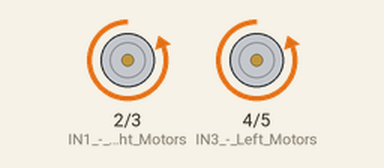
This sketch was run on a simulated Arduino Uno, built with avr-gcc and run on an emulated ATmega328P. Shown: motor-driver pin pairs drawn as motors (green arrow = first pin HIGH = forward, orange = second pin HIGH = backward, longer = more drive).

Above: at 0.1 s.
At 30.1 s:
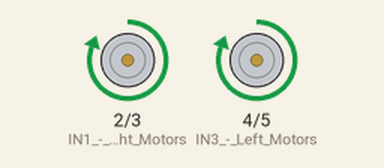
At 90.1 s:
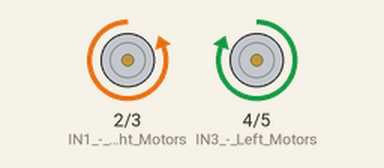
At 125.1 s:
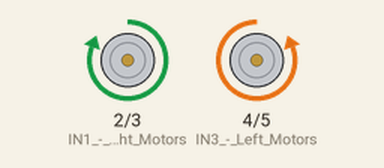
Timing chart, 0 to 126.6 s (numbered marks = the images above):
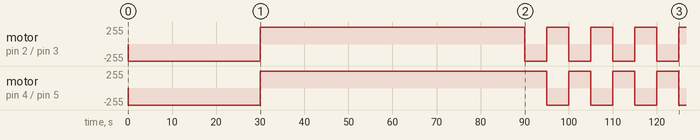

The sketch:

robot_control.ino
```cpp
void setup() {
  pinMode(2, OUTPUT); // IN1 - Right Motors
  pinMode(3, OUTPUT); // IN2 - Right Motors
  pinMode(4, OUTPUT); // IN3 - Left Motors
  pinMode(5, OUTPUT); // IN4 - Left Motors
}

void loop() {
  // 1. Forward - 30 seconds (+RPM)
  digitalWrite(2, LOW);  digitalWrite(3, HIGH);
  digitalWrite(4, LOW);  digitalWrite(5, HIGH);
  delay(30000);

  // 2. Reverse - 60 seconds (-RPM)
  digitalWrite(2, HIGH); digitalWrite(3, LOW);
  digitalWrite(4, HIGH); digitalWrite(5, LOW);
  delay(60000);

  // 3. Alternating Turns - 60 seconds total
  for (int i = 0; i < 6; i++) {
    // Turn Right (5 seconds)
    digitalWrite(2, LOW);  digitalWrite(3, HIGH);
    digitalWrite(4, HIGH); digitalWrite(5, LOW);
    delay(5000);

    // Turn Left (5 seconds)
    digitalWrite(2, HIGH); digitalWrite(3, LOW);
    digitalWrite(4, LOW);  digitalWrite(5, HIGH);
    delay(5000);
  }
}
```

Measured:
- by itself, motor on pin 4 (IN3_-_Left_Motors) / pin 5 (IN4_-_Left_Motors): goes backward 255/255 30.0 s, forward 255/255 65.0 s, 3 × (backward 255/255 5.0 s, forward 255/255 5.0 s), then backward 255/255
- by itself, motor on pin 2 (IN1_-_Right_Motors) / pin 3 (IN2_-_Right_Motors): goes backward 255/255 30.0 s, forward 255/255 60.0 s, 3 × (backward 255/255 5.0 s, forward 255/255 5.0 s), backward 255/255 5.0 s, then forward 255/255
